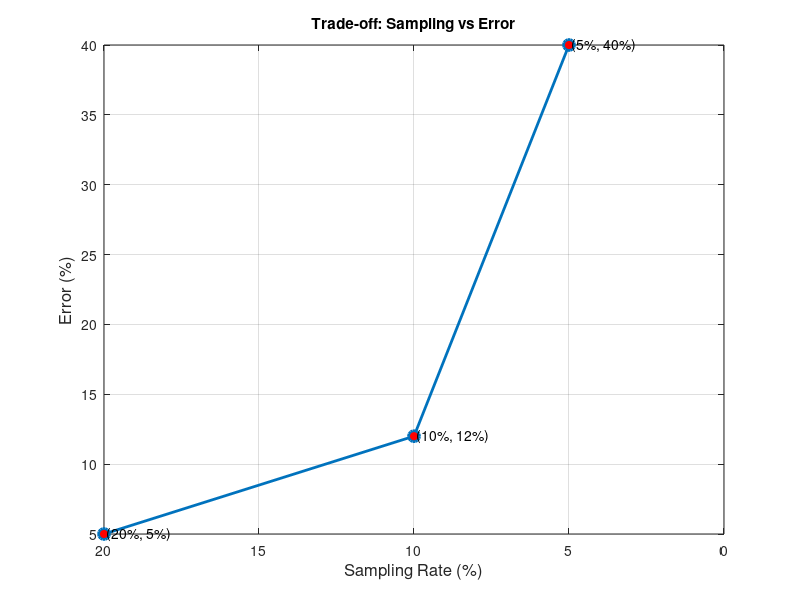

The MATLAB script that drew this image:
% 数据（采样率 vs 误差）
sampling = [20, 10, 5];   % %
error = [5, 12, 40];        % %

% 画图
figure;
plot(sampling, error, '-o', ...
    'LineWidth', 2, ...
    'MarkerSize', 8, ...
    'MarkerFaceColor', 'r');

% 坐标轴设置
xlabel('Sampling Rate (%)', 'FontSize', 12);
ylabel('Error (%)', 'FontSize', 12);

% 让横轴从大到小（更符合"采样率降低"的直觉）
set(gca, 'XDir','reverse');

% 网格
grid on;

% 标注每个点（可选，但PPT很好用）
for i = 1:length(sampling)
    text(sampling(i), error(i), ...
        sprintf(' (%.0f%%, %.0f%%)', sampling(i), error(i)), ...
        'FontSize', 10);
end

% 标题（可选）
title('Trade-off: Sampling vs Error');
